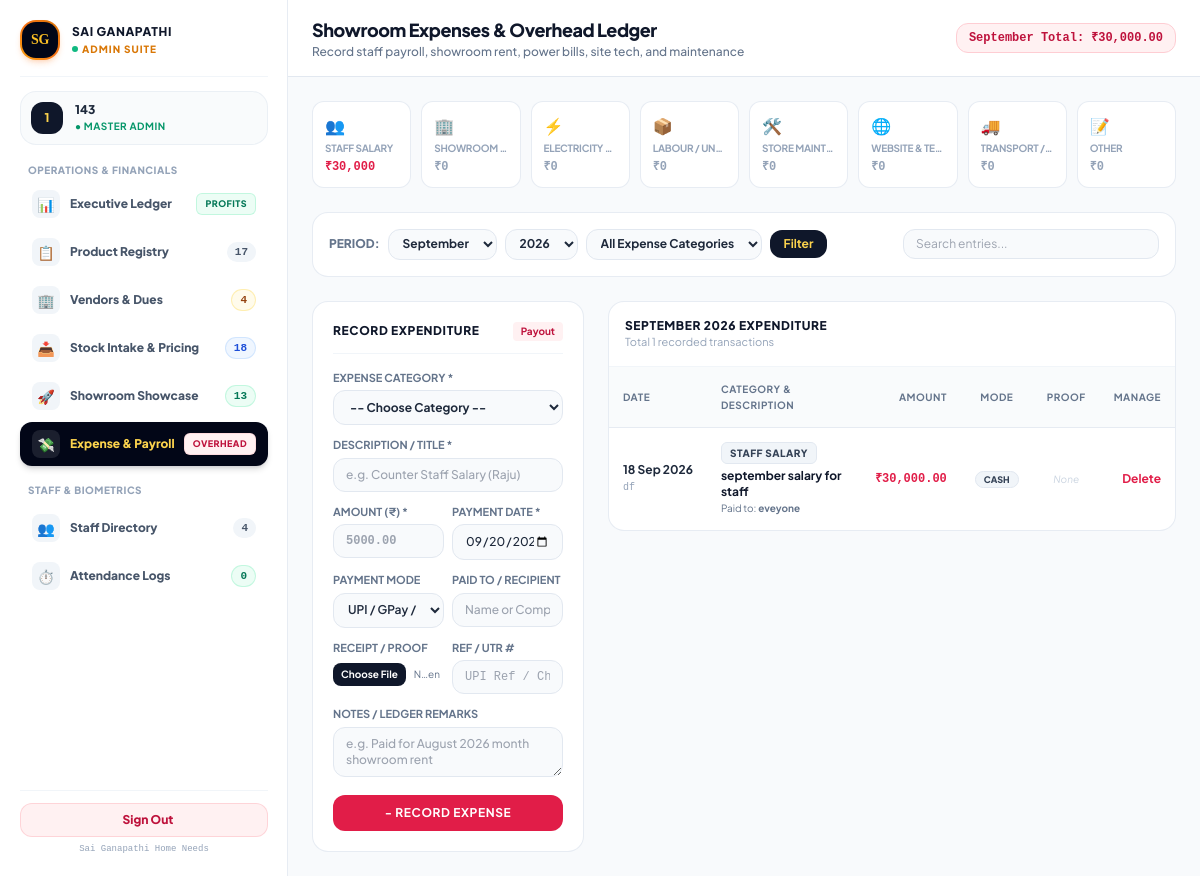
/admin/expenses.php (signed in), run on the app's committed database.
### tables this page shows
CREATE TABLE `expenses` (
  `id` int(11) NOT NULL,
  `category` enum('Staff Salary','Showroom Rent','Electricity / Power','Labour / Unloading','Store Maintenance','Website & Tech','Transport / Freight','Other') NOT NULL,
  `title` varchar(255) NOT NULL,
  `amount` decimal(10,2) NOT NULL DEFAULT 0.00,
  `expense_date` date NOT NULL,
  `payment_mode` enum('cash','upi','bank_transfer','cheque') NOT NULL DEFAULT 'upi',
  `recipient_name` varchar(150) DEFAULT NULL,
  `reference_no` varchar(100) DEFAULT NULL,
  `receipt_photo` varchar(255) DEFAULT NULL,
  `notes` text DEFAULT NULL,
  `created_at` timestamp NOT NULL DEFAULT current_timestamp()
);

### admin/expenses.php (the view, shortened to what the rows shown need)
<?php
require '../db.php';
$filterMonth = isset($_GET['month']) ? (int)$_GET['month'] : (int)date('m');
$filterYear  = isset($_GET['year'])  ? (int)$_GET['year']  : (int)date('Y');
$monthName = date('F', mktime(0, 0, 0, $filterMonth, 10));
$queryParts = ["YEAR(expense_date) = ?", "MONTH(expense_date) = ?"];
$queryParams = [$filterYear, $filterMonth];
$whereSql = "WHERE " . implode(" AND ", $queryParts);
$recordsStmt = $conn->prepare("SELECT * FROM expenses {$whereSql} ORDER BY expense_date DESC, id DESC");
$recordsStmt->execute($queryParams);
$expenseList = $recordsStmt->fetchAll();
?>
<!DOCTYPE html>
<html lang="en">
<head>
    <script src="https://cdn.tailwindcss.com"></script>
</head>
<body class="bg-slate-50 min-h-screen text-slate-800 antialiased flex">
    <?php include 'sidebar.php'; ?>
    <div class="flex-1 flex flex-col min-w-0 overflow-y-auto">
        <header class="bg-white/95 backdrop-blur-md border-b border-slate-200 sticky top-0 z-30 px-6 py-4 flex items-center justify-between shadow-xs">
            <div class="flex items-center gap-3">
                <div>
                    <h2 class="text-base sm:text-lg font-black text-slate-900 tracking-tight">Showroom Expenses & Overhead Ledger</h2>
                </div>
            </div>
        </header>
        <main class="p-6 max-w-7xl w-full mx-auto space-y-6">
            <div class="grid grid-cols-1 lg:grid-cols-12 gap-6 items-start">
                <div class="lg:col-span-8 bg-white rounded-2xl border border-slate-200/80 shadow-xs overflow-hidden">
                    <div class="overflow-x-auto">
                        <table class="w-full text-left text-xs border-collapse">
                            <thead>
                                <tr class="bg-slate-50/80 text-slate-500 font-bold uppercase text-[10px] tracking-wider border-b border-slate-200/80">
                                    <th class="p-3.5">Date</th>
                                    <th class="p-3.5">Category & Description</th>
                                    <th class="p-3.5 text-right">Amount</th>
                                    <th class="p-3.5 text-center">Mode</th>
                                    <th class="p-3.5 text-center">Proof</th>
                                    <th class="p-3.5 text-right">Manage</th>
                                </tr>
                            </thead>
                            <tbody id="expenseTableBody" class="divide-y divide-slate-100">
                                <?php if (empty($expenseList)): ?>
                                    <tr>
                                        <td colspan="6" class="p-8 text-center text-slate-400 font-semibold">No expenses recorded for <?= $monthName ?> <?= $filterYear ?>.</td>
                                    </tr>
                                <?php else: ?>
                                    <?php foreach ($expenseList as $exp): ?>
                                        <tr class="expense-row hover:bg-slate-50/70 transition">
                                            <td class="p-3.5 whitespace-nowrap">
                                                <span class="font-bold text-slate-800 block"><?= date('d M Y', strtotime($exp['expense_date'])) ?></span>
                                                <span class="text-[10px] text-slate-400 font-mono"><?= htmlspecialchars($exp['reference_no'] ?: 'No Ref') ?></span>
                                            </td>
                                            <td class="p-3.5">
                                                <span class="text-[10px] font-black uppercase tracking-wider text-slate-700 bg-slate-100 border border-slate-200 px-2 py-0.5 rounded-md inline-block">
                                                    <?= htmlspecialchars($exp['category']) ?>
                                                </span>
                                                <p class="font-bold text-slate-900 text-xs mt-1"><?= htmlspecialchars($exp['title']) ?></p>
                                                <?php if (!empty($exp['recipient_name'])): ?>
                                                    <span class="text-[10px] text-slate-500">Paid to: <strong><?= htmlspecialchars($exp['recipient_name']) ?></strong></span>
                                                <?php endif; ?>
                                            </td>
                                            <td class="p-3.5 text-right whitespace-nowrap font-mono">
                                                <span class="text-xs font-black text-rose-600 block">₹<?= number_format($exp['amount'], 2) ?></span>
                                            </td>
                                            <td class="p-3.5 text-center whitespace-nowrap">
                                                <span class="px-2 py-0.5 rounded-full text-[9px] font-black uppercase bg-slate-100 text-slate-700 border border-slate-200">
                                                    <?= $exp['payment_mode'] ?>
                                                </span>
                                            </td>
                                            <td class="p-3.5 text-center whitespace-nowrap">
                                                <?php if (!empty($exp['receipt_photo'])): ?>
                                                    <a href="../<?= htmlspecialchars($exp['receipt_photo']) ?>" target="_blank" class="px-2 py-1 bg-slate-100 hover:bg-slate-200 rounded text-[10px] font-bold text-indigo-600">
                                                        📄 View Proof
                                                    </a>
                                                <?php else: ?>
                                                    <span class="text-[10px] text-slate-300 italic">None</span>
                                                <?php endif; ?>
                                            </td>
                                            <td class="p-3.5 text-right whitespace-nowrap">
                                                <a href="expenses.php?delete=<?= $exp['id'] ?>&month=<?= $filterMonth ?>&year=<?= $filterYear ?>" onclick="return confirm('Delete this expense entry?')" class="text-rose-600 hover:text-rose-800 font-bold text-xs transition">
                                                    Delete
                                                </a>
                                            </td>
                                        </tr>
                                    <?php endforeach; ?>
                                <?php endif; ?>
                            </tbody>
                        </table>
                    </div>
                </div>
            </div>
        </main>
    </div>
</body>
</html>

### data on the page
expenses: expense_date "18 Sep 2026", reference_no "df", category "STAFF SALARY", title "september salary for staff", recipient_name "eveyone", amount "30,000.00", payment_mode "CASH", shows "None"

### other printed values
substr($_SESSION['username'] ?? 'A', 0, 1) "1"
$_SESSION['username'] "143"
$navTotalProducts "17"
$navTotalVendors "4"
$navTotalIntake "18"
$navPublicCount "13"
$navTotalStaff "4"
$navTodayAttendance "0"
$monthName "September"
$totalMonthExpense "30,000.00"
$catIcon "👥"
$catName "STAFF SALARY"
$catAmount "30,000"
$catIcon "🏢"
$catName "SHOWROOM…"
